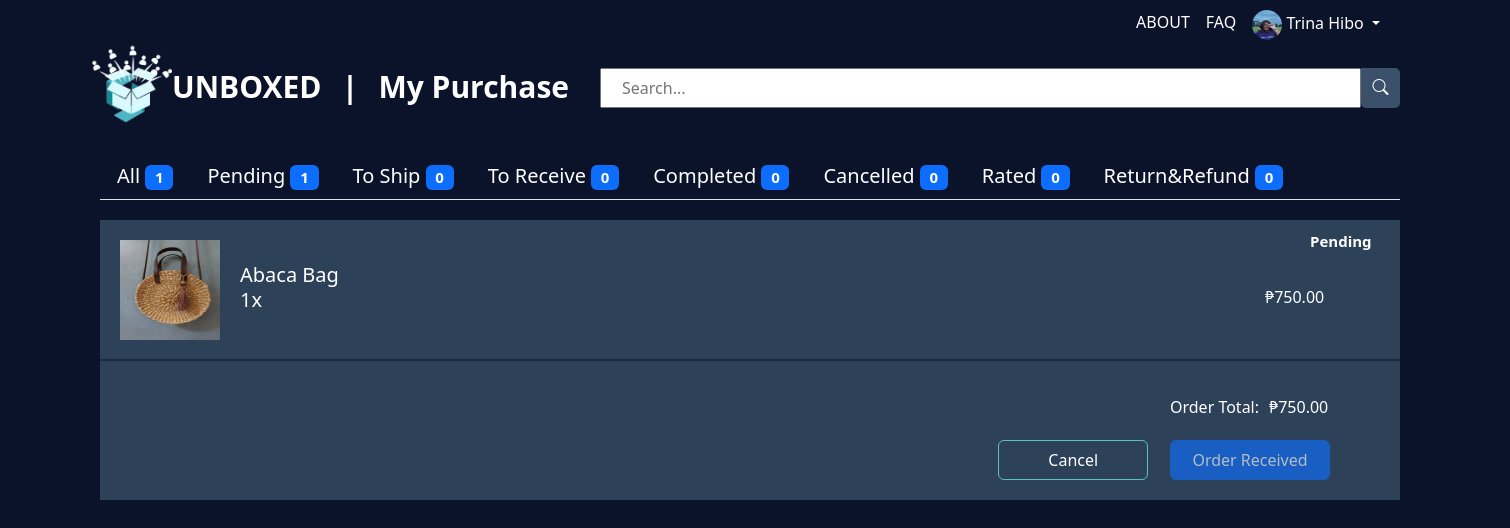
/Purchase.php (signed in), run on an earlier commit of the app's database.
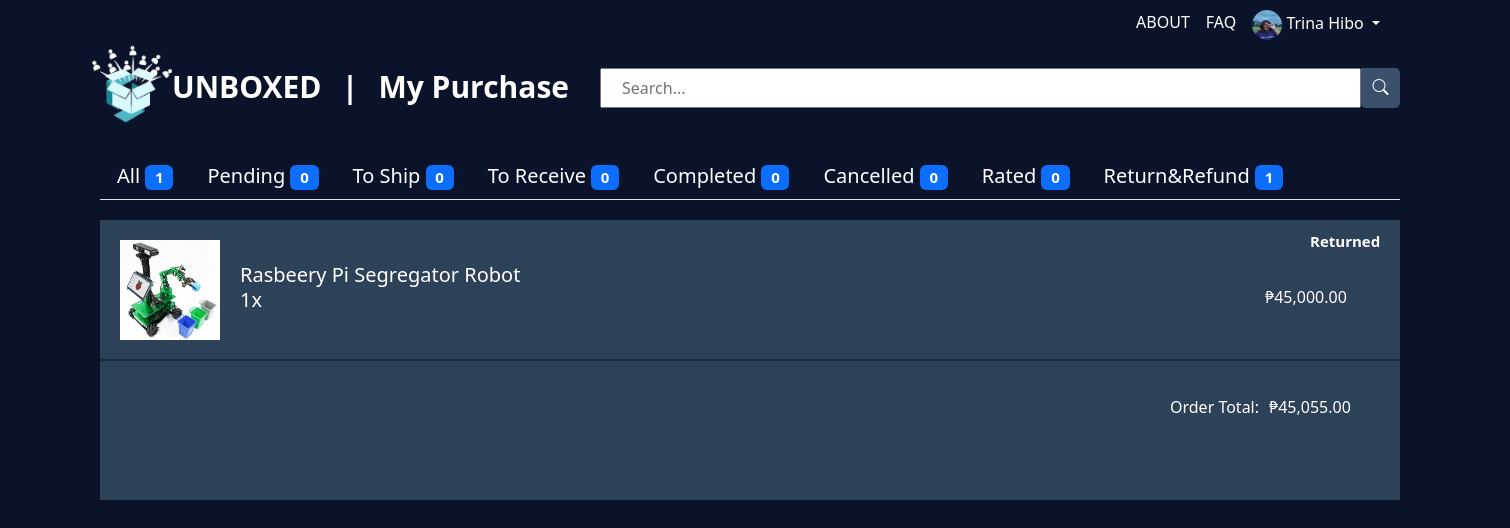
And on a later commit of the database.
### tables this page shows
CREATE TABLE `order_item` (
  `order_item_id` int(11) NOT NULL,
  `order_id` varchar(16) NOT NULL,
  `customer_id` int(11) DEFAULT NULL,
  `customer_name` varchar(255) NOT NULL,
  `address` text DEFAULT NULL,
  `contact` varchar(11) NOT NULL,
  `product_id` int(11) DEFAULT NULL,
  `product_img` varchar(255) NOT NULL,
  `product_name` varchar(255) NOT NULL,
  `product_owner` varchar(255) NOT NULL,
  `quantity` int(11) NOT NULL,
  `price` decimal(10,2) NOT NULL,
  `total_payment` int(11) NOT NULL,
  `payment` varchar(100) NOT NULL,
  `order_date` date NOT NULL,
  `status` varchar(255) NOT NULL COMMENT 'To Ship, To Receive, Completed, Canceled'
);

### Purchase.php (the view, shortened to what this page needs)
<?php
$servername = "localhost";
$username = "root";
$password = "";
$dbname = "unboxed";
$conn = new mysqli($servername, $username, $password, $dbname);
if (isset($_SESSION["email"])) {
    $name = $_SESSION["name"];
    $image_dp = $_SESSION["image_dp"];
} else {
    $name = "";
    $image_dp = "";
}
$displayUserInfo = !(isset($_SESSION['open_boxes']) && $_SESSION['open_boxes']);
if (isset($_SESSION['customer_id'])) {
    $customer_id = $_SESSION['customer_id'];
} else {
    echo "Customer ID not found.";
    exit;
}
$statusCounts = array();
$statusQueries = array(
    "All" => "SELECT COUNT(*) AS count FROM order_item WHERE customer_id = $customer_id",
    "Pending" => "SELECT COUNT(*) AS count FROM order_item WHERE customer_id = $customer_id AND status = 'Pending'",
    "To Ship" => "SELECT COUNT(*) AS count FROM order_item WHERE customer_id = $customer_id AND status = 'To Ship'",
    "To Receive" => "SELECT COUNT(*) AS count FROM order_item WHERE customer_id = $customer_id AND status = 'To Receive'",
    "Completed" => "SELECT COUNT(*) AS count FROM order_item WHERE customer_id = $customer_id AND status = 'Completed'",
    "Cancelled" => "SELECT COUNT(*) AS count FROM order_item WHERE customer_id = $customer_id AND status = 'Cancelled'",
    "Rated" => "SELECT COUNT(*) AS count FROM order_item WHERE customer_id = $customer_id AND status = 'Rated'",
    "Returned" => "SELECT COUNT(*) AS count FROM order_item WHERE customer_id = $customer_id AND status = 'Returned'",
);
foreach ($statusQueries as $status => $query) {
    $result = $conn->query($query);
    if ($result && $result->num_rows > 0) {
        $statusCounts[$status] = $result->fetch_assoc()['count'];
    } else {
        $statusCounts[$status] = 0;
    }
}
?>
<!DOCTYPE html>
<html lang="en">
<head>
    <link href="https://cdn.jsdelivr.net/npm/bootstrap@5.3.3/dist/css/bootstrap.min.css" rel="stylesheet">
    <link rel="stylesheet" href="https://cdn.jsdelivr.net/npm/bootstrap-icons@1.3.0/font/bootstrap-icons.css">
    <link rel="stylesheet" href="style.css?v=<?php echo time(); ?>">
</head>
<body>
<div class="cart-container">
    <nav class="navbar navbar-expand-lg bg-body-tertiary">
        <div class="container-fluid">
            <div class="nav-logo">
                <a class="navbar-brand" href="Home.php"><img src="./images/logo.png" class="logo" alt="">UNBOXED</a>
                <p class="navbar-brand">|</p>
                <p class="navbar-brand">My Purchase</p>
            </div>
            <div class="navbar-nav" id="navbarLinks">
            <a class="nav-link" href="About.php">ABOUT</a>
                <a class="nav-link" href="FAQ.php">FAQ</a>
                <?php if ($displayUserInfo && !empty($name)): ?>
                    <li class="nav-item dropdown">
                        <a class="nav-link dropdown-toggle" href="#" id="navbarDropdown" role="button" data-bs-toggle="dropdown" aria-expanded="false">
                            <img src="<?php echo $image_dp; ?>" alt="<?php echo $name; ?>" class="profile-img"> <?php echo $name; ?>
                        </a>
                    </li>
                <?php endif; ?>
            </div>
        </div>
    </nav>
    <div class="input-group-cart mb-3">
        <input type="text" class="form-control-cart" id="searchInput" placeholder="Search..." aria-label="Search..." aria-describedby="basic-addon2">
        <div class="input-group-append2">
            <i class="bi bi-search" id="searchButton"></i>
        </div>
    </div>
    <ul class="nav nav-tabs">
        <li class="nav-item">
            <a class="nav-link" href="?status=All">All <span class="badge bg-primary"><?php echo $statusCounts['All']; ?></span></a>
        </li>
        <li class="nav-item">
            <a class="nav-link" href="?status=Pending">Pending <span class="badge bg-primary"><?php echo $statusCounts['Pending']; ?></span></a>
        </li>
        <li class="nav-item">
            <a class="nav-link" href="?status=To Ship">To Ship <span class="badge bg-primary"><?php echo $statusCounts['To Ship']; ?></span></a>
        </li>
        <li class="nav-item">
            <a class="nav-link" href="?status=To Receive">To Receive <span class="badge bg-primary"><?php echo $statusCounts['To Receive']; ?></span></a>
        </li>
        <li class="nav-item">
    <a class="nav-link" href="?status=Completed">Completed <span class="badge bg-primary"><?php echo $statusCounts['Completed']; ?></span></a>
</li>
<li class="nav-item">
    <a class="nav-link" href="?status=Cancelled">Cancelled <span class="badge bg-primary"><?php echo $statusCounts['Cancelled']; ?></span></a>
</li>
<li class="nav-item">
    <a class="nav-link" href="?status=Rated">Rated <span class="badge bg-primary"><?php echo $statusCounts['Rated']; ?></span></a>
</li>
<li class="nav-item">
    <a class="nav-link" href="?status=Returned">Return&Refund <span class="badge bg-primary"><?php echo $statusCounts['Returned']; ?></span></a>
</li>
    </ul>
    <?php
$selectedStatus = isset($_GET['status']) ? $_GET['status'] : 'All';
function displayOrderDetails($conn, $selectedStatus, $customer_id) {
if (isset($_GET['search'])) {
    $searchKeyword = $_GET['search'];
    $sql = "SELECT * FROM order_item WHERE customer_id = $customer_id AND product_name LIKE '%$searchKeyword%'";
}elseif ($selectedStatus === 'Completed') {
        $sql = "SELECT * FROM order_item WHERE customer_id = $customer_id AND (status = 'Rated' OR status = 'Completed')";
    } else {
        $sql = ($selectedStatus === 'All') ? "SELECT * FROM order_item WHERE customer_id = $customer_id" : "SELECT * FROM order_item WHERE customer_id = $customer_id AND status = '$selectedStatus'";
    }
    $result = $conn->query($sql);
    if ($result->num_rows > 0) {
        $orderItems = [];
        while ($row = $result->fetch_assoc()) {
            $orderItems[] = $row;
        }
        $orderItems = array_reverse($orderItems);
        echo "<div class='order-con' id='orderContainer'>";
        foreach ($orderItems as $row) {
            echo "<div class='product-details-purchase'>";
            echo "<p class='order-status'>" . $row['status'] . "</p>";
            echo "<div class='order-name-img'>";
            echo "<img src='" . $row['product_img'] . "' class='product-img' alt=''>";
            echo "<p class='prod-name-order'>" . $row['product_name'] . "</p>";
            echo "<p class='prod-quantity-order'>" . $row['quantity'] . "x</p>";
            echo "</div>";
            echo "<div class='purchase-price'>";
            echo "<p class='prod-price-order'>₱" . number_format($row['price'], 2) . "</p>";
            echo "</div>";
            echo "<div class='purchase-total'>";
            $total_payment = $row['total_payment'];
            echo "<p class='total-label-order'>Order Total: </p>";
            echo "<p class='total-pay'>₱" . number_format($total_payment, 2) . "</p>";
            if ($row['status'] === 'Delivered') {
                echo "<button class='btn btn-primary refund-button' data-order-id='" . $row['order_id'] . "' data-order-item-id='" . $row['order_item_id'] . "'>Request Refund</button>";
                echo "<button class='btn btn-primary order-received-button' data-order-item-id='" . $row['order_item_id'] . "'>Order Received</button>";
            } elseif ($row['status'] === 'To Receive'){
                echo "<button class='btn btn-primary order-received-button' data-order-item-id='" . $row['order_item_id'] . "'>Order Received</button>";
            } elseif ($row['status'] === 'Canceled') {
                echo "<button class='btn btn-primary order-buy-button' name='buyNowBtn' data-order-item-id='" . $row['order_item_id'] . "'>Buy Again</button>";
            }elseif ($row['status'] === 'Request Return') {
                echo "<button class='btn btn-primary cancel-refund-button' data-order-id='" . $row['order_id'] . "'>Cancel Request</button>";
            }
            elseif ($row['status'] === 'Accepted') {
                echo "<button class='btn btn-primary ship-button' data-order-id='" . $row['order_item_id'] . "' id='arrange-shipment-btn'>Arrange Shipment</button>";
                echo "<button class='btn btn-primary pickup-button' data-order-id='" . $row['order_item_id'] . "' onclick='updateOrderStatus(this)'>Pick up</button>";
            }
            elseif ($row['status'] === 'To Ship Return') {
                echo "<button class='btn btn-primary ship-button' data-order-id='" . $row['order_item_id'] . "' id='arrange-shipment-btn'>Arrange Shipment</button>";
                echo "<button class='btn btn-primary pickup-button' data-order-id='" . $row['order_item_id'] . "'>Pick up</button>";
            }
            elseif ($row['status'] === 'To Receive Return') {
            }
            elseif ($row['status'] === 'Returned') {
            }
            else {
                echo "<button class='btn btn-primary order-cancel-button' data-order-item-id='" . $row['order_item_id'] . "'>Cancel</button>";
                echo "<button class='btn btn-primary order-received-button' disabled>Order Received</button>";
            }
            echo "</div>";
            echo "</div>";
        }
        echo "</div>";
    } else {
        echo "No orders found for this customer.";
    }
}
displayOrderDetails($conn, $selectedStatus, $customer_id);
?>
</body>
</html>

### style.css (style rules this page uses)
body { background-color: #0B132B; }
.container-fluid { background-color: #0B132B; height: 50px; width: 100%; }
.nav-logo { margin-top: 130px; }
.navbar-brand { display: inline; color: white; background-color: #0B132B; font-size: 30px; font-weight: bold; }
.nav-logo, .navbar-brand:hover { color: white; }
.logo { margin-top: -15px; display: inline-block; background-color: #0B132B; margin-left: 80px; height: 80px; width: 80px; }
.navbar { height: 50px; }
.navbar-nav { padding-right: 10px; }
.navbar-nav, .nav-link { color: #ffff; }
.navbar-nav, .nav-link:hover { color: #5bc0be; }
.bi-search { display: flex; justify-content: center; align-items: center; margin: auto; height: 38px; width: 39px; }
.profile-img { height: 30px; width: 30px; border-radius: 50%; }
.input-group-cart, .form-control-cart { display: flex; justify-content: center; align-items: center; margin-top: 12px; margin-left: 300px; width: 1200px; height: 40px; }
.form-control-cart { padding-left: 20px; }
.input-group-append2 { margin-top: 12px; height: 40px; width: 40px; color: white; background-color: #3A506B; border-radius: 0px 5px 5px; margin-right: 100px; }
.product-img { height: 100px; width: 100px; margin-left: -180px; margin-right: -150px; }
.cart-container { margin-right: 100px; }
.mb-3, .mb-5 { color: #ffff; }
.nav-tabs { margin-left: 100px; margin-top: 50px; font-size: 20px; color: #5bc0be; width: 1300px; }
.product-details-purchase { height: 280px; width: 1300px; margin-left: 100px; margin-top: 20px; background-color: #2d4158; color: white; display: flex; position: relative; }
.product-details-purchase::after { content: ''; position: absolute; top: 50%; left: 50%; transform: translate(-50%, -50%); width: 100%; height: 1px; background-color: #0B132B; }
.order-name-img { position: absolute; display: inline-flex; margin-left: 200px; margin-top: 20px; width: auto; }
.prod-quantity-order { position: absolute; margin-top: 45px; font-size: 20px; margin-left: -60px; }
.prod-name-order { margin-top: 20px; margin-left: 170px; font-size: 20px; }
.purchase-price { position: absolute; margin-top: 65px; margin-left: 1165px; }
.purchase-total { display: flex; position: absolute; gap: 10px; margin-left: 1070px; margin-top: 120px; }
.total-pay, .total-label-order { margin-top: 55px; }
.order-status { position: absolute; margin-left: 1210px; padding-top: 10px; font-size: 15px; font-weight: bold; }
.btn { display: flex; justify-content: center; align-items: center; gap: 100px; }
.btn-primary { margin-left: 200px; }
.order-received-button, .write-review-button, .order-buy-button, .ship-button { position: absolute; height: 40px; width: 160px; margin-left: 0px; margin-top: 100px; }
.order-cancel-button, .pickup-button { background-color: transparent; position: relative; height: 40px; width: 150px; margin-left: -340px; margin-top: 100px; border: 1px solid #5bc0be; }

What changed in the data, as far as the page shows it:
removed order_item: status "Pending", product_img (picture), product_name "Abaca Bag", quantity "1", price "750.00", total_payment "750.00"
added order_item: status "Returned", product_img (picture), product_name "Rasbeery Pi Segregator Robot", quantity "1", price "45,000.00", total_payment "45,055.00"
Also different on the page:
$statusCounts['Pending']: "1" → "0"
$statusCounts['Returned']: "0" → "1"
